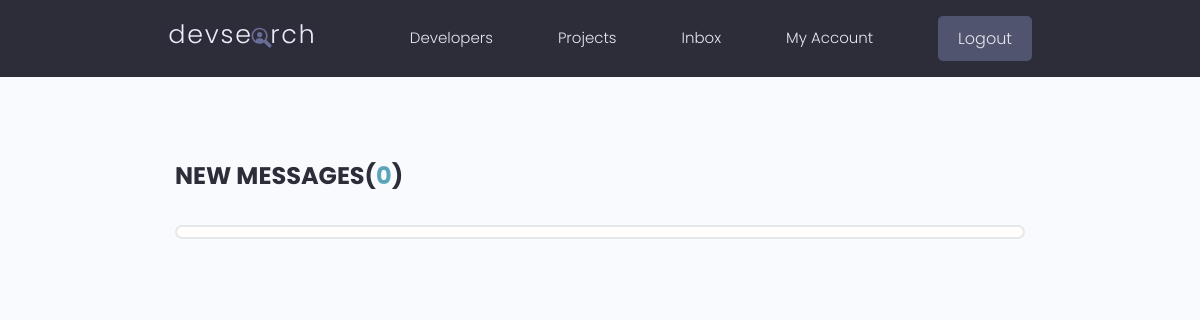
/inbox (signed in), run on an earlier commit of the app's database.
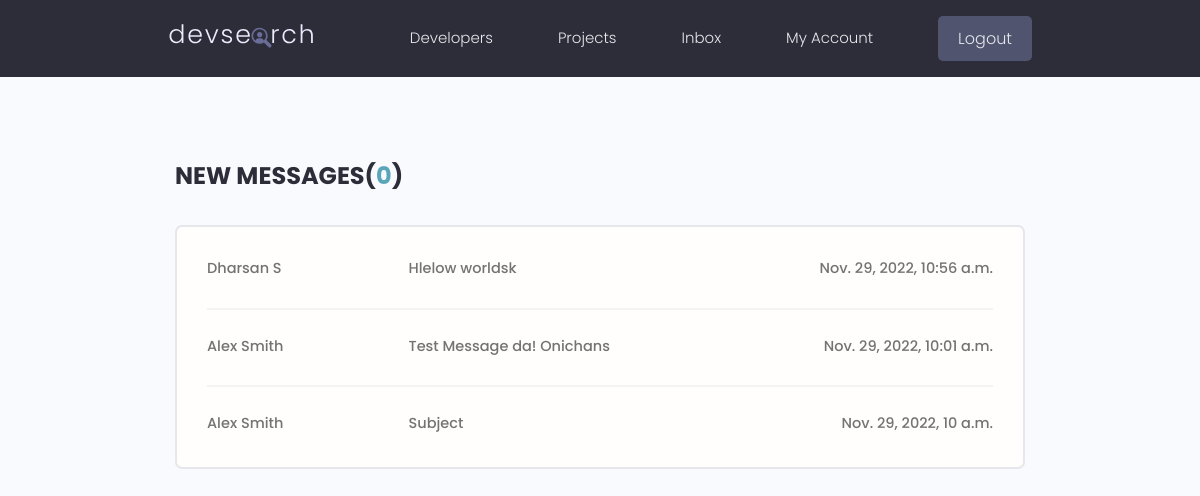
And on a later commit of the database.
### users/models.py (models this page shows, shortened)
class Message(models.Model):
    sender = models.ForeignKey(Profile,on_delete=models.SET_NULL,null=True,blank=True)
    recipient = models.ForeignKey(Profile,on_delete=models.SET_NULL,null=True,blank=True, related_name="messages")
    name = models.CharField(max_length=200,null=True,blank=True)
    email = models.EmailField(max_length=200,null=True,blank=True)
    subject = models.CharField(max_length=200,null=True,blank=True)
    body = models.TextField()
    is_read = models.BooleanField(default=False,null=True)
    created = models.DateTimeField(auto_now_add=True)
    id = models.UUIDField(default=uuid.uuid4,unique=True,primary_key=True,editable=False)
    class Meta:
        ordering = ['is_read','-created']

### users/views.py (the view)
# urls.py: path('inbox',views.inbox,name="inbox"),
@login_required(login_url="login")
def inbox(request):
    profile = request.user.profile
    messageRequests = profile.messages.all()
    unreadCount = messageRequests.filter(is_read=False).count()
    context = {'messageRequests':messageRequests,'unreadCount':unreadCount}
    return render (request,'users/inbox.html',context)

### users/templates/users/inbox.html
{% extends 'main.html' %}
{% block content %}
  <main class="inbox my-xl">
    <div class="content-box">
      <h3 class="inbox__title">New Messages(<span>{{unreadCount}}</span>)</h3>
      <ul class="messages">
        {% for message in messageRequests %}
        {% if message.is_read == False %}
        <li class="message message--unread">
        {% else %}
        <li class="message message">
        {% endif %}
          <a href="{% url 'message' message.id %}">
            <span class="message__author">{{message.name}}</span>
            <span class="message__subject">{{message.subject}}</span>
            <span class="message__date">{{message.created}}</span>
          </a>
        </li>
        {% endfor %}
      </ul>
    </div>
  </main>
{% endblock %}

What changed in the data, as far as the page shows it:
added Message: name "Dharsan S", subject "Hlelow worldsk", created "Nov. 29, 2022, 10:56 a.m."
added Message: name "Alex Smith", subject "Test Message da! Onichans", created "Nov. 29, 2022, 10:01 a.m."
added Message: name "Alex Smith", subject "Subject", created "Nov. 29, 2022, 10 a.m."
